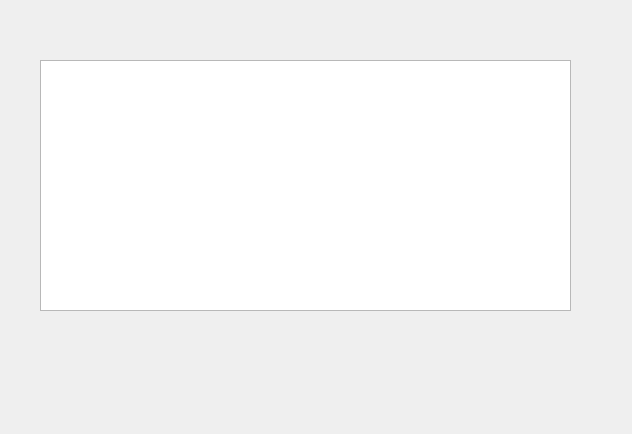
<?xml version="1.0" encoding="UTF-8"?>
<ui version="4.0">
 <class>Widget</class>
 <widget class="QWidget" name="Widget">
  <property name="geometry">
   <rect>
    <x>0</x>
    <y>0</y>
    <width>632</width>
    <height>434</height>
   </rect>
  </property>
  <property name="windowTitle">
   <string>Widget</string>
  </property>
  <widget class="QTableWidget" name="tableWidget">
   <property name="geometry">
    <rect>
     <x>40</x>
     <y>60</y>
     <width>531</width>
     <height>251</height>
    </rect>
   </property>
  </widget>
 </widget>
 <layoutdefault spacing="6" margin="11"/>
 <resources/>
 <connections/>
</ui>
